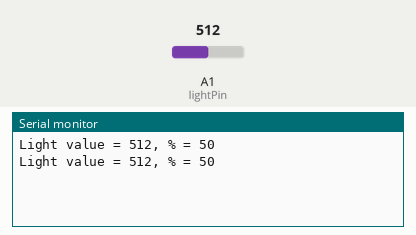
The sketch below on a simulated Arduino Uno, built with avr-gcc and run on an emulated ATmega328P. Shown: the last lines printed to the serial monitor. The test bench sets the inputs (shaded band); at power-on: A1 (lightPin) = 512.

Above: at 1.8 s.
1.9 s: A1 (lightPin) set to 716
At 2.6 s:
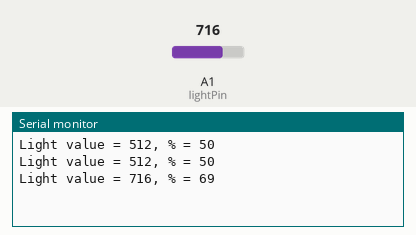
3.4 s: A1 (lightPin) set to 900
At 4.8 s:
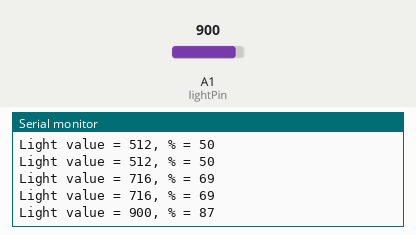
Timing chart, 0 to 6.4 s (numbered marks = the images above; inputs shaded):
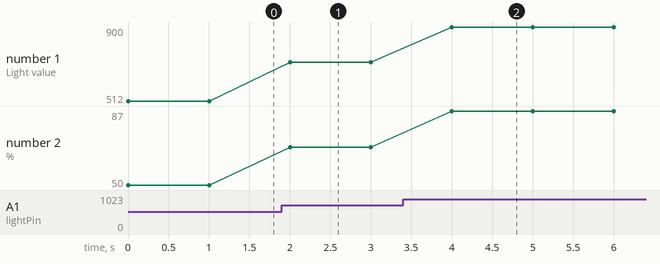

Measured:
- after the input at 1.9 s, the serial monitor: prints a new line after 0.10 s (image 1)
- after the input at 3.4 s, the serial monitor: prints a new line after 0.60 s (image 2)
- plotted number 1: 512 → 716 after the input at 1.9 s, 716 → 900 after the input at 3.4 s
- plotted number 2: 50 → 69 after the input at 1.9 s, 69 → 87 after the input at 3.4 s

The sketch:

Lab004L2.ino
```cpp
/*
Name:		Lab004L2.ino
Created:	5/30/2018 5:53:28 PM
Author:	chris dyck
*/

int lightPin = A1; //The light sensor is plugged into pin A1 of the Arduino.
int data = 0;      //This will store the data from the sensor.

void setup() { //The Setup function runs once.
	Serial.begin(9600);
}

void loop() { //The loop function runs forever.
	data = analogRead(lightPin); //Read the value from the light sensor and store it in the lightData variable.
	Serial.print("Light value = ");
	Serial.print(data);  //Print the data to the serial port.
	Serial.print(", % = ");
	int percentage = map(data, 0, 1023, 0, 100); //Convert sensor value to % 0 - 100
	Serial.println(percentage);  //Print the data to the serial port.
	delay(1000);           //Wait 1 second (1000mS) before running again.
}
```
